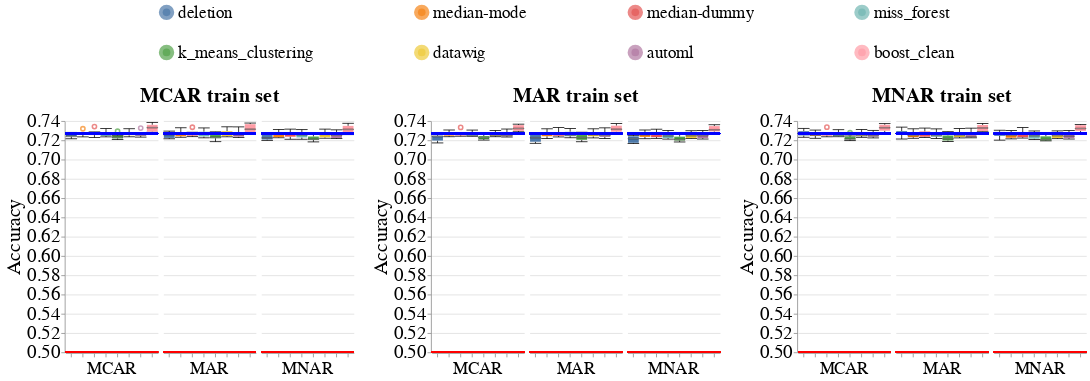

Notebook cell for this chart:
### Code cell
create_box_plots_for_diff_imputers_v2(dataset_name=DATASET_NAME,
                                      model_name='gandalf_clf',
                                      metric_name='accuracy',
                                      db_client=db_client)

### Figure 1 — Vega-Lite specification as saved in the notebook (floating-point values rounded to 4 significant figures; data arrays with more than 128 entries replaced by an {"elided": "..."} marker saying what was removed)
{"config": {"view": {"continuousWidth": 400, "continuousHeight": 300, "stroke": null}, "axis": {"labelFontSize": 24, "labelFontWeight": "normal", "titleFontSize": 26, "titleFontWeight": "normal"}, "facet": {"spacing": 5}, "header": {"labelFontSize": 22, "labelOrient": "bottom", "labelPadding": 5, "titleFontSize": 26}, "legend": {"columns": 4, "direction": "horizontal", "labelFontSize": 22, "labelLimit": 400, "orient": "top", "symbolOffset": 120, "symbolStrokeWidth": 10, "titleAnchor": "middle", "titleFontSize": 24, "titleLimit": 300}, "title": {"fontSize": 26}}, "hconcat": [{"facet": {"column": {"field": "Test_Injection_Strategy", "sort": ["MCAR", "MAR", "MNAR"], "title": "MCAR train set", "type": "nominal"}}, "spec": {"layer": [{"mark": {"type": "boxplot", "median": {"stroke": "black", "strokeWidth": 0.7}, "ticks": true}, "encoding": {"color": {"field": "Null_Imputer_Name", "sort": ["deletion", "median-mode", "median-dummy", "miss_forest", "k_means_clustering", "datawig", "automl", "boost_clean"], "title": null, "type": "nominal"}, "x": {"axis": {"labels": false}, "field": "Null_Imputer_Name", "sort": ["deletion", "median-mode", "median-dummy", "miss_forest", "k_means_clustering", "datawig", "automl", "boost_clean"], "title": null, "type": "nominal"}, "y": {"field": "Metric_Value", "scale": {"zero": false}, "title": "Accuracy", "type": "quantitative"}}}, {"mark": "rule", "encoding": {"color": {"value": "blue"}, "size": {"value": 2}, "y": {"field": "Baseline_Median", "type": "quantitative"}}}, {"mark": "rule", "encoding": {"color": {"value": "red"}, "size": {"value": 2}, "y": {"field": "Base_Rate", "type": "quantitative"}}}], "width": 120}}, {"data": {"name": "data-92742fdb852f3a1702451c78c3c985b5"}, "facet": {"column": {"field": "Test_Injection_Strategy", "sort": ["MCAR", "MAR", "MNAR"], "title": "MAR train set", "type": "nominal"}}, "spec": {"layer": [{"mark": {"type": "boxplot", "median": {"stroke": "black", "strokeWidth": 0.7}, "ticks": true}, "encoding": {"color": {"field": "Null_Imputer_Name", "sort": ["deletion", "median-mode", "median-dummy", "miss_forest", "k_means_clustering", "datawig", "automl", "boost_clean"], "title": null, "type": "nominal"}, "x": {"axis": {"labels": false}, "field": "Null_Imputer_Name", "sort": ["deletion", "median-mode", "median-dummy", "miss_forest", "k_means_clustering", "datawig", "automl", "boost_clean"], "title": null, "type": "nominal"}, "y": {"field": "Metric_Value", "scale": {"zero": false}, "title": "Accuracy", "type": "quantitative"}}}, {"mark": "rule", "encoding": {"color": {"value": "blue"}, "size": {"value": 2}, "y": {"field": "Baseline_Median", "type": "quantitative"}}}, {"mark": "rule", "encoding": {"color": {"value": "red"}, "size": {"value": 2}, "y": {"field": "Base_Rate", "type": "quantitative"}}}], "width": 120}}, {"data": {"name": "data-a70a85976611a2b103f9c512b3a64423"}, "facet": {"column": {"field": "Test_Injection_Strategy", "sort": ["MCAR", "MAR", "MNAR"], "title": "MNAR train set", "type": "nominal"}}, "spec": {"layer": [{"mark": {"type": "boxplot", "median": {"stroke": "black", "strokeWidth": 0.7}, "ticks": true}, "encoding": {"color": {"field": "Null_Imputer_Name", "sort": ["deletion", "median-mode", "median-dummy", "miss_forest", "k_means_clustering", "datawig", "automl", "boost_clean"], "title": null, "type": "nominal"}, "x": {"axis": {"labels": false}, "field": "Null_Imputer_Name", "sort": ["deletion", "median-mode", "median-dummy", "miss_forest", "k_means_clustering", "datawig", "automl", "boost_clean"], "title": null, "type": "nominal"}, "y": {"field": "Metric_Value", "scale": {"zero": false}, "title": "Accuracy", "type": "quantitative"}}}, {"mark": "rule", "encoding": {"color": {"value": "blue"}, "size": {"value": 2}, "y": {"field": "Baseline_Median", "type": "quantitative"}}}, {"mark": "rule", "encoding": {"color": {"value": "red"}, "size": {"value": 2}, "y": {"field": "Base_Rate", "type": "quantitative"}}}], "width": 120}}], "data": {"name": "data-77e53785f4daf4f812c69cc9deca0dd1"}, "resolve": {"scale": {"y": "shared"}}, "$schema": "https://vega.github.io/schema/vega-lite/v4.17.0.json", "datasets": {"data-77e53785f4daf4f812c69cc9deca0dd1": {"elided": "141 records"}, "data-92742fdb852f3a1702451c78c3c985b5": {"elided": "144 records"}, "data-a70a85976611a2b103f9c512b3a64423": {"elided": "138 records"}}}
